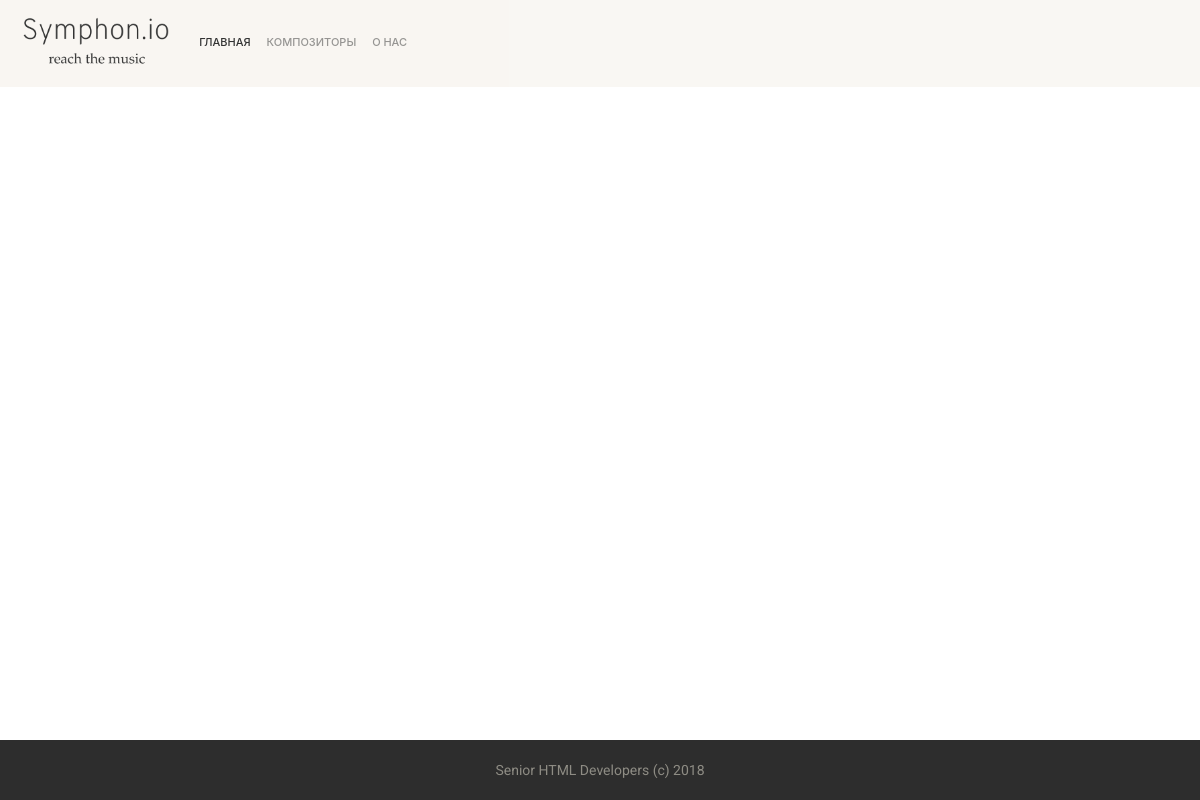
Before: /composer/1/affiche/ with the older database file.
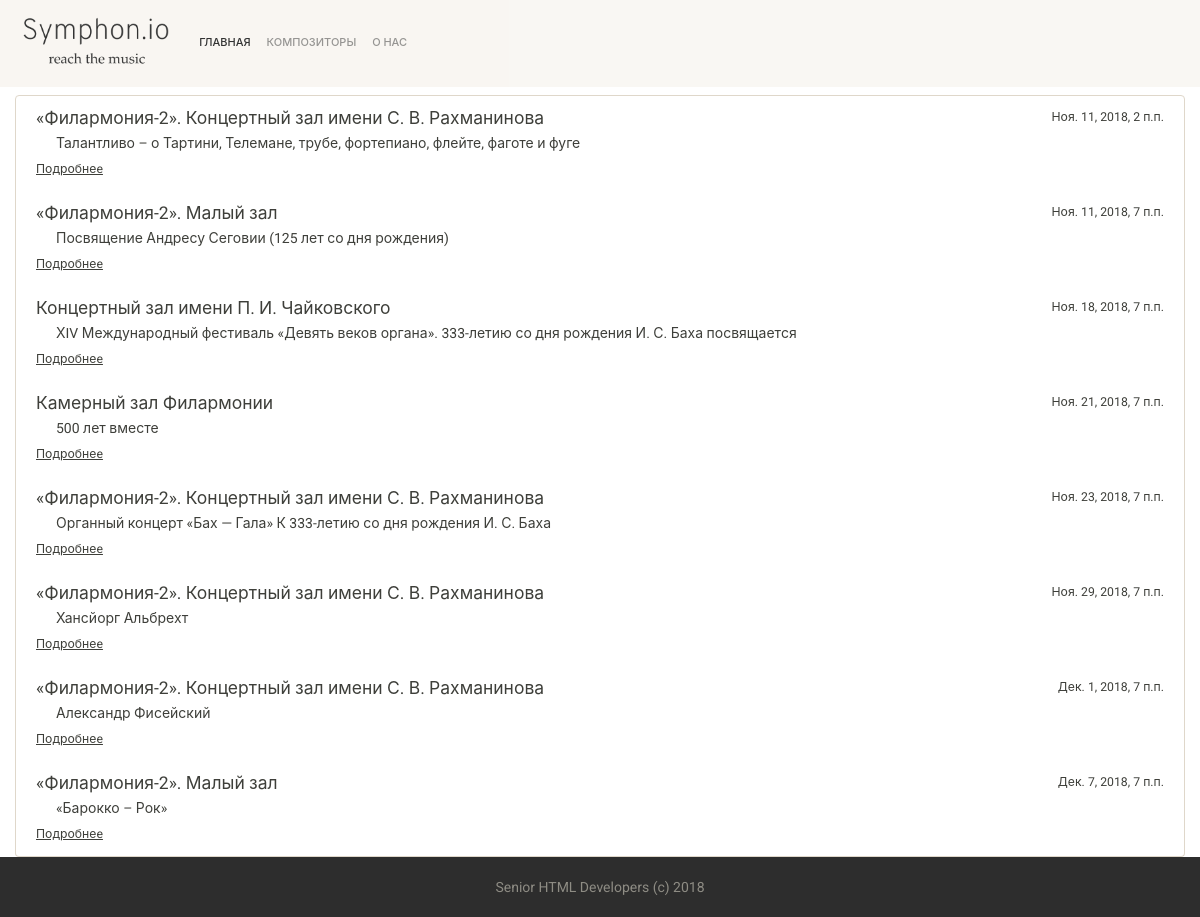
After: the same page with the newer database file.
### compface/models.py (models this page shows, shortened)
class Concert(models.Model):
    class Meta:
        verbose_name = 'Концерт'
        verbose_name_plural = 'Концерты'
    composer = models.ForeignKey(Composer, on_delete=models.CASCADE)
    creation_time = models.DateTimeField(default=timezone.now)
    start_time = models.DateTimeField('start of the concert')
    place = models.CharField(max_length=255)
    url = models.URLField(max_length=255, default='')
    description = models.TextField()

### compface/views.py (the view)
# urls.py: path('composer/<int:composer_id>/affiche/', views.affiche),
def affiche(request, composer_id):
    concerts = Concert.objects.filter(composer=composer_id)
    return render(request, 'affiche.html', {'concerts': concerts})

### templates/affiche.html
{% extends 'base.html' %}
{% block content %}
    <div class="list-group mt-2">
        {% for concert in concerts %}
            <a class="list-group-item list-group-item-action fg-color" href="{{ concert.url }}">
                <div class="d-flex w-100 justify-content-between">
                    <h5 class="mb-1">{{ concert.place }}</h5>
                    <small>{{ concert.start_time }}</small>
                </div>
                <p class="mb-1">{{ concert.description }}</p>
            <small><u>Подробнеe</u></small>
            </a>
        {% endfor %}
    </div>
{% endblock %}

### templates/base.html (shortened to what this page needs)
<!DOCTYPE html>
<html lang="en">
<head>
    {% load static %}
    <link rel="stylesheet" href="https://stackpath.bootstrapcdn.com/bootstrap/4.1.3/css/bootstrap.min.css"
>
    <link rel="stylesheet" href="{% static 'css/main.css' %}">
    <link rel="stylesheet" href="https://bootswatch.com/4/sandstone/bootstrap.min.css">
</head>
<body>
<nav class="navbar navbar-expand-lg navbar-light bg-light" style="opacity: 0.8;">
{% if request.get_full_path != '/about/' %}
    <a class="navbar-brand" href="/"><img src="{% static 'images/logo.png' %}" height="60px"></a>
{% endif %}
    <div class="collapse navbar-collapse" id="navbarSupportedContent">
        <ul class="navbar-nav mr-auto">
            <li class="nav-item active">
                <a class="nav-link" href="/">Главная</a>
            </li>
            <li class="nav-item">
                <a class="nav-link" href="{% url 'composers' %}">Композиторы</a>
            </li>
            <li class="nav-item">
                <a class="nav-link" href="/about">О нас</a>
            </li>
        </ul>
    </div>
</nav>
<main role="main" class="container-fluid">
    {% block content %}
    {% endblock %}
</main>
<footer class="text-center">
    <div class="container-fluid bottom-container text-bold text-muted">
    Senior HTML Developers (c) 2018
    </div>
</footer>
</body>
</html>

### static/css/main.css (style rules this page uses)
html { position: relative; min-height: 100%; }
body { margin-bottom: 60px; padding-bottom: 60px; }
p { text-indent: 20px; }
footer { height: 60px; width: 100%; line-height: 60px; position: absolute; background-color: #2D2D2D; bottom: 0; }
.bottom-container { width: auto; max-width: 680px; background-color: #2D2D2D; padding: 0 15px; }

Changed rows visible on the page:
added Concert: place "«Филармония-2». Концертный зал имени С. В. Рахманинова", start_time "Ноя. 11, 2018, 2 п.п.", description "Талантливо – о Тартини, Телемане, трубе, фортепиано, флейте, фаготе и фуге"
added Concert: place "«Филармония-2». Малый зал", start_time "Ноя. 11, 2018, 7 п.п.", description "Посвящение Андресу Сеговии (125 лет со дня рождения)"
added Concert: place "Концертный зал имени П. И. Чайковского", start_time "Ноя. 18, 2018, 7 п.п.", description "ХIV Международный фестиваль «Девять веков органа». 333-летию со дня рождения И. С. Баха посвящается"
added Concert: place "Камерный зал Филармонии", start_time "Ноя. 21, 2018, 7 п.п.", description "500 лет вместе"
added Concert: place "«Филармония-2». Концертный зал имени С. В. Рахманинова", start_time "Ноя. 23, 2018, 7 п.п.", description "Органный концерт «Бах — Гала» К 333-летию со дня рождения И. С. Баха"
added Concert: place "«Филармония-2». Концертный зал имени С. В. Рахманинова", start_time "Ноя. 29, 2018, 7 п.п.", description "Хансйорг Альбрехт"
added Concert: place "«Филармония-2». Концертный зал имени С. В. Рахманинова", start_time "Дек. 1, 2018, 7 п.п.", description "Александр Фисейский"
added Concert: place "«Филармония-2». Малый зал", start_time "Дек. 7, 2018, 7 п.п.", description "«Барокко – Рок»"
